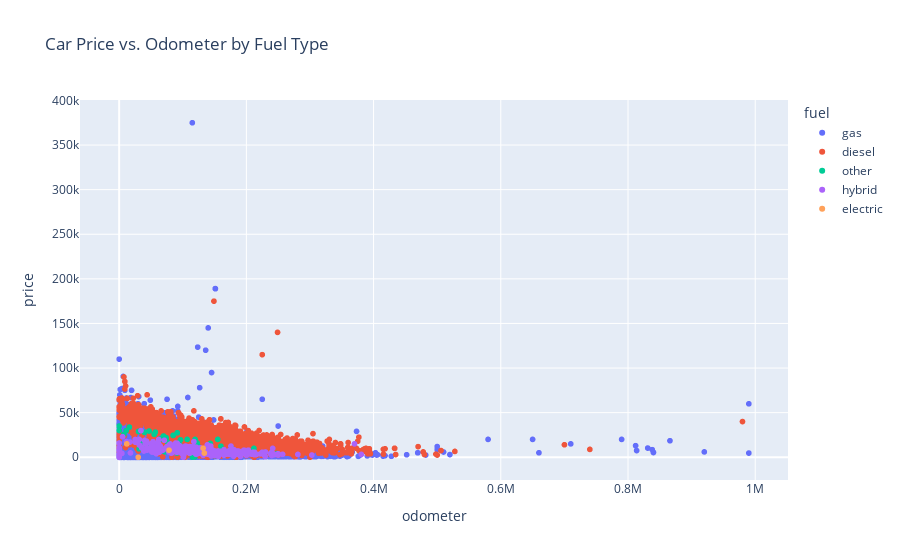

Notebook code for this chart:
### Code cell
px.scatter(df, x='odometer', y='price', color='fuel',
           title='Car Price vs. Odometer by Fuel Type')

### Figure 1 — Plotly figure (JSON) as saved in the notebook; plotly's stock layout.template omitted (floating-point values rounded to 4 significant figures; data arrays with more than 128 entries replaced by an {"elided": "..."} marker saying what was removed)
{"data": [{"hovertemplate": "fuel=gas<br>odometer=%{x}<br>price=%{y}<extra></extra>", "legendgroup": "gas", "marker": {"color": "#636efa", "symbol": "circle"}, "mode": "markers", "name": "gas", "showlegend": true, "type": "scattergl", "x": {"elided": "47288 float values"}, "xaxis": "x", "y": {"elided": "47288 int values"}, "yaxis": "y"}, {"hovertemplate": "fuel=diesel<br>odometer=%{x}<br>price=%{y}<extra></extra>", "legendgroup": "diesel", "marker": {"color": "#EF553B", "symbol": "circle"}, "mode": "markers", "name": "diesel", "showlegend": true, "type": "scattergl", "x": {"elided": "3714 float values"}, "xaxis": "x", "y": {"elided": "3714 int values"}, "yaxis": "y"}, {"hovertemplate": "fuel=other<br>odometer=%{x}<br>price=%{y}<extra></extra>", "legendgroup": "other", "marker": {"color": "#00cc96", "symbol": "circle"}, "mode": "markers", "name": "other", "showlegend": true, "type": "scattergl", "x": [NaN, NaN, 115200.0, 62470.0, 76090.0, 0.0, 106900.0, NaN, 55610.0, 160000.0, 73780.0, NaN, NaN, 55050.0, 45840.0, 39860.0, 30520.0, 73780.0, 140500.0, 73780.0, 95100.0, 155000.0, 95100.0, 49480.0, 30520.0, NaN, NaN, 55050.0, 55050.0, NaN, 31430.0, NaN, 122500.0, 68000.0, 10.0, 133300.0, 73780.0, NaN, 39860.0, 47100.0, 85050.0, 124500.0, 123900.0, NaN, 55050.0, 212000.0, 11130.0, 55050.0, 96460.0, NaN, NaN, 119300.0, NaN, NaN, 128100.0, 69140.0, NaN, 248000.0, 30520.0, 69750.0, 38900.0, 55610.0, 211900.0, 53710.0, 84730.0, 91370.0, 38900.0, NaN, 63500.0, 91370.0, 158000.0, 105300.0, 146100.0, 150000.0, 72000.0, 0.0, NaN, 91000.0, 30520.0, 143400.0, 45840.0, 69750.0, 140700.0, NaN, 93280.0, 39860.0, 31430.0, 93280.0, 69750.0, 176000.0, 38230.0, NaN, 69750.0, 56920.0, 33250.0, 165000.0, 7403.0, 7403.0, NaN, NaN, 16070.0, 160000.0, 102000.0, 72000.0, 118900.0, NaN, 85050.0, 170000.0], "xaxis": "x", "y": [25900, 21195, 111, 8445, 16995, 30000, 20000, 2450, 14980, 4000, 21900, 28900, 14980, 25900, 8895, 27900, 28900, 21900, 13500, 21900, 13995, 20000, 13995, 13990, 28900, 21900, 21900, 25900, 25900, 5200, 9500, 13900, 15995, 19999, 34999, 8875, 21900, 25900, 27900, 29409, 24600, 11995, 11995, 3995, 25900, 5700, 29875, 25900, 19485, 8500, 24500, 19995, 169, 13995, 5500, 20500, 25900, 4100, 28900, 23700, 9995, 14980, 9995, 10995, 24500, 27390, 9995, 5200, 20500, 27390, 4000, 9999, 8000, 1950, 5995, 7950, 5595, 4750, 28900, 15495, 8495, 23700, 4995, 28900, 15995, 27900, 9500, 15995, 23700, 11500, 15991, 7995, 23700, 28175, 16991, 7000, 25500, 25500, 27900, 27900, 33800, 12400, 8500, 6495, 313, 24600, 24600, 5200], "yaxis": "y"}, {"hovertemplate": "fuel=hybrid<br>odometer=%{x}<br>price=%{y}<extra></extra>", "legendgroup": "hybrid", "marker": {"color": "#ab63fa", "symbol": "circle"}, "mode": "markers", "name": "hybrid", "showlegend": true, "type": "scattergl", "x": {"elided": "409 float values"}, "xaxis": "x", "y": {"elided": "409 int values"}, "yaxis": "y"}, {"hovertemplate": "fuel=electric<br>odometer=%{x}<br>price=%{y}<extra></extra>", "legendgroup": "electric", "marker": {"color": "#FFA15A", "symbol": "circle"}, "mode": "markers", "name": "electric", "showlegend": true, "type": "scattergl", "x": [78470.0, 30000.0, 132000.0, 12000.0, NaN, 134000.0], "xaxis": "x", "y": [7900, 1, 10200, 15000, 4400, 4700], "yaxis": "y"}], "layout": {"legend": {"title": {"text": "fuel"}, "tracegroupgap": 0}, "title": {"text": "Car Price vs. Odometer by Fuel Type"}, "xaxis": {"anchor": "y", "domain": [0, 1], "title": {"text": "odometer"}}, "yaxis": {"anchor": "x", "domain": [0, 1], "title": {"text": "price"}}}}
